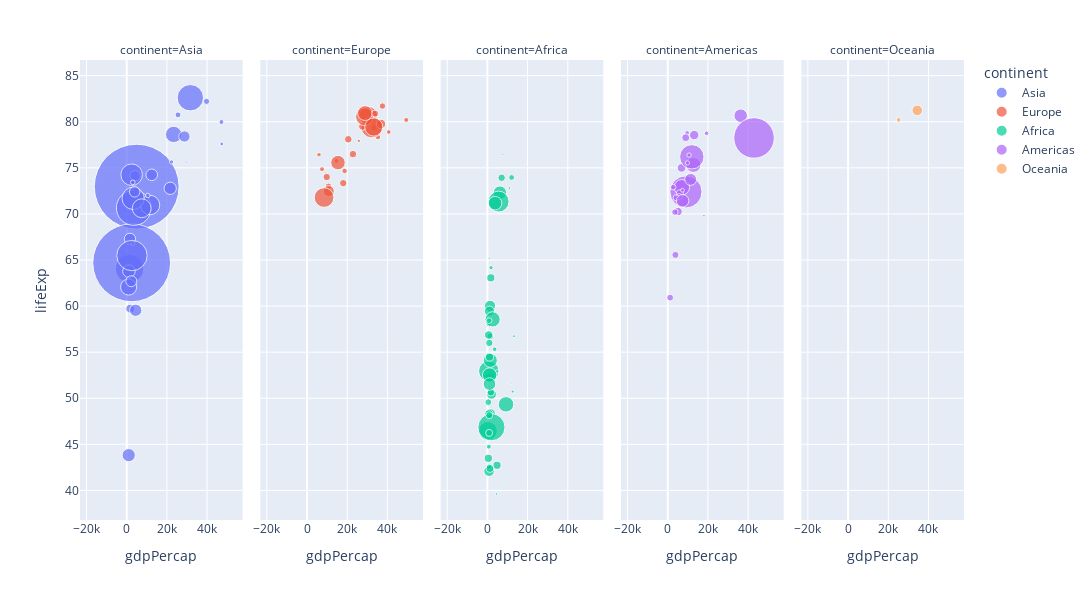

The cell this chart's notebook holds for it:
### Code cell
gm2007 = data_df.query("year==2007")
fig = px.scatter(gm2007,x='gdpPercap',y='lifeExp',color='continent',size='pop',size_max=60,hover_name='country',facet_col='continent',height=600,width=1200)
fig.show()

### Figure 1 — Plotly figure (JSON) as saved in the notebook; plotly's stock layout.template omitted (floating-point values rounded to 4 significant figures)
{"data": [{"hovertemplate": "<b>%{hovertext}</b><br><br>continent=Asia<br>gdpPercap=%{x}<br>lifeExp=%{y}<br>pop=%{marker.size}<extra></extra>", "hovertext": ["Afghanistan", "Bahrain", "Bangladesh", "Cambodia", "China", "Hong Kong, China", "India", "Indonesia", "Iran", "Iraq", "Israel", "Japan", "Jordan", "Korea, Dem. Rep.", "Korea, Rep.", "Kuwait", "Lebanon", "Malaysia", "Mongolia", "Myanmar", "Nepal", "Oman", "Pakistan", "Philippines", "Saudi Arabia", "Singapore", "Sri Lanka", "Syria", "Taiwan", "Thailand", "Vietnam", "West Bank and Gaza", "Yemen, Rep."], "legendgroup": "Asia", "marker": {"color": "#636efa", "size": [31889923, 708573, 150448339, 14131858, 1318683096, 6980412, 1110396331, 223547000, 69453570, 27499638, 6426679, 127467972, 6053193, 23301725, 49044790, 2505559, 3921278, 24821286, 2874127, 47761980, 28901790, 3204897, 169270617, 91077287, 27601038, 4553009, 20378239, 19314747, 23174294, 65068149, 85262356, 4018332, 22211743], "sizemode": "area", "sizeref": 366300.0, "symbol": "circle"}, "mode": "markers", "name": "Asia", "orientation": "v", "showlegend": true, "type": "scatter", "x": [974.6, 29800.0, 1391.0, 1714.0, 4959.0, 39720.0, 2452.0, 3541.0, 11610.0, 4471.0, 25520.0, 31660.0, 4519.0, 1593.0, 23350.0, 47310.0, 10460.0, 12450.0, 3096.0, 944, 1091.0, 22320.0, 2606.0, 3190.0, 21650.0, 47140.0, 3970.0, 4185.0, 28720.0, 7458.0, 2442.0, 3025.0, 2281.0], "xaxis": "x", "y": [43.83, 75.64, 64.06, 59.72, 72.96, 82.21, 64.7, 70.65, 70.96, 59.55, 80.75, 82.6, 72.53, 67.3, 78.62, 77.59, 71.99, 74.24, 66.8, 62.07, 63.78, 75.64, 65.48, 71.69, 72.78, 79.97, 72.4, 74.14, 78.4, 70.62, 74.25, 73.42, 62.7], "yaxis": "y"}, {"hovertemplate": "<b>%{hovertext}</b><br><br>continent=Europe<br>gdpPercap=%{x}<br>lifeExp=%{y}<br>pop=%{marker.size}<extra></extra>", "hovertext": ["Albania", "Austria", "Belgium", "Bosnia and Herzegovina", "Bulgaria", "Croatia", "Czech Republic", "Denmark", "Finland", "France", "Germany", "Greece", "Hungary", "Iceland", "Ireland", "Italy", "Montenegro", "Netherlands", "Norway", "Poland", "Portugal", "Romania", "Serbia", "Slovak Republic", "Slovenia", "Spain", "Sweden", "Switzerland", "Turkey", "United Kingdom"], "legendgroup": "Europe", "marker": {"color": "#EF553B", "size": [3600523, 8199783, 10392226, 4552198, 7322858, 4493312, 10228744, 5468120, 5238460, 61083916, 82400996, 10706290, 9956108, 301931, 4109086, 58147733, 684736, 16570613, 4627926, 38518241, 10642836, 22276056, 10150265, 5447502, 2009245, 40448191, 9031088, 7554661, 71158647, 60776238], "sizemode": "area", "sizeref": 366300.0, "symbol": "circle"}, "mode": "markers", "name": "Europe", "orientation": "v", "showlegend": true, "type": "scatter", "x": [5937.0, 36130.0, 33690.0, 7446.0, 10680.0, 14620.0, 22830.0, 35280.0, 33210.0, 30470.0, 32170.0, 27540.0, 18010.0, 36180.0, 40680.0, 28570.0, 9254.0, 36800.0, 49360.0, 15390.0, 20510.0, 10810.0, 9787.0, 18680.0, 25770.0, 28820.0, 33860.0, 37510.0, 8458.0, 33200.0], "xaxis": "x2", "y": [76.42, 79.83, 79.44, 74.85, 73.0, 75.75, 76.49, 78.33, 79.31, 80.66, 79.41, 79.48, 73.34, 81.76, 78.89, 80.55, 74.54, 79.76, 80.2, 75.56, 78.1, 72.48, 74.0, 74.66, 77.93, 80.94, 80.88, 81.7, 71.78, 79.42], "yaxis": "y2"}, {"hovertemplate": "<b>%{hovertext}</b><br><br>continent=Africa<br>gdpPercap=%{x}<br>lifeExp=%{y}<br>pop=%{marker.size}<extra></extra>", "hovertext": ["Algeria", "Angola", "Benin", "Botswana", "Burkina Faso", "Burundi", "Cameroon", "Central African Republic", "Chad", "Comoros", "Congo, Dem. Rep.", "Congo, Rep.", "Cote d'Ivoire", "Djibouti", "Egypt", "Equatorial Guinea", "Eritrea", "Ethiopia", "Gabon", "Gambia", "Ghana", "Guinea", "Guinea-Bissau", "Kenya", "Lesotho", "Liberia", "Libya", "Madagascar", "Malawi", "Mali", "Mauritania", "Mauritius", "Morocco", "Mozambique", "Namibia", "Niger", "Nigeria", "Reunion", "Rwanda", "Sao Tome and Principe", "Senegal", "Sierra Leone", "Somalia", "South Africa", "Sudan", "Swaziland", "Tanzania", "Togo", "Tunisia", "Uganda", "Zambia", "Zimbabwe"], "legendgroup": "Africa", "marker": {"color": "#00cc96", "size": [33333216, 12420476, 8078314, 1639131, 14326203, 8390505, 17696293, 4369038, 10238807, 710960, 64606759, 3800610, 18013409, 496374, 80264543, 551201, 4906585, 76511887, 1454867, 1688359, 22873338, 9947814, 1472041, 35610177, 2012649, 3193942, 6036914, 19167654, 13327079, 12031795, 3270065, 1250882, 33757175, 19951656, 2055080, 12894865, 135031164, 798094, 8860588, 199579, 12267493, 6144562, 9118773, 43997828, 42292929, 1133066, 38139640, 5701579, 10276158, 29170398, 11746035, 12311143], "sizemode": "area", "sizeref": 366300.0, "symbol": "circle"}, "mode": "markers", "name": "Africa", "orientation": "v", "showlegend": true, "type": "scatter", "x": [6223.0, 4797.0, 1441.0, 12570.0, 1217.0, 430.1, 2042.0, 706.0, 1704.0, 986.1, 277.6, 3633.0, 1545.0, 2082.0, 5581.0, 12150.0, 641.4, 690.8, 13210.0, 752.7, 1328.0, 942.7, 579.2, 1463.0, 1569.0, 414.5, 12060.0, 1045.0, 759.3, 1043.0, 1803.0, 10960.0, 3820.0, 823.7, 4811.0, 619.7, 2014.0, 7670.0, 863.1, 1598.0, 1712.0, 862.5, 926.1, 9270.0, 2602.0, 4513.0, 1107.0, 883.0, 7093.0, 1056.0, 1271.0, 469.7], "xaxis": "x3", "y": [72.3, 42.73, 56.73, 50.73, 52.3, 49.58, 50.43, 44.74, 50.65, 65.15, 46.46, 55.32, 48.33, 54.79, 71.34, 51.58, 58.04, 52.95, 56.73, 59.45, 60.02, 56.01, 46.39, 54.11, 42.59, 45.68, 73.95, 59.44, 48.3, 54.47, 64.16, 72.8, 71.16, 42.08, 52.91, 56.87, 46.86, 76.44, 46.24, 65.53, 63.06, 42.57, 48.16, 49.34, 58.56, 39.61, 52.52, 58.42, 73.92, 51.54, 42.38, 43.49], "yaxis": "y3"}, {"hovertemplate": "<b>%{hovertext}</b><br><br>continent=Americas<br>gdpPercap=%{x}<br>lifeExp=%{y}<br>pop=%{marker.size}<extra></extra>", "hovertext": ["Argentina", "Bolivia", "Brazil", "Canada", "Chile", "Colombia", "Costa Rica", "Cuba", "Dominican Republic", "Ecuador", "El Salvador", "Guatemala", "Haiti", "Honduras", "Jamaica", "Mexico", "Nicaragua", "Panama", "Paraguay", "Peru", "Puerto Rico", "Trinidad and Tobago", "United States", "Uruguay", "Venezuela"], "legendgroup": "Americas", "marker": {"color": "#ab63fa", "size": [40301927, 9119152, 190010647, 33390141, 16284741, 44227550, 4133884, 11416987, 9319622, 13755680, 6939688, 12572928, 8502814, 7483763, 2780132, 108700891, 5675356, 3242173, 6667147, 28674757, 3942491, 1056608, 301139947, 3447496, 26084662], "sizemode": "area", "sizeref": 366300.0, "symbol": "circle"}, "mode": "markers", "name": "Americas", "orientation": "v", "showlegend": true, "type": "scatter", "x": [12780.0, 3822.0, 9066.0, 36320.0, 13170.0, 7007.0, 9645.0, 8948.0, 6025.0, 6873.0, 5728.0, 5186.0, 1202.0, 3548.0, 7321.0, 11980.0, 2749.0, 9809.0, 4173.0, 7409.0, 19330.0, 18010.0, 42950.0, 10610.0, 11420.0], "xaxis": "x4", "y": [75.32, 65.55, 72.39, 80.65, 78.55, 72.89, 78.78, 78.27, 72.23, 74.99, 71.88, 70.26, 60.92, 70.2, 72.57, 76.19, 72.9, 75.54, 71.75, 71.42, 78.75, 69.82, 78.24, 76.38, 73.75], "yaxis": "y4"}, {"hovertemplate": "<b>%{hovertext}</b><br><br>continent=Oceania<br>gdpPercap=%{x}<br>lifeExp=%{y}<br>pop=%{marker.size}<extra></extra>", "hovertext": ["Australia", "New Zealand"], "legendgroup": "Oceania", "marker": {"color": "#FFA15A", "size": [20434176, 4115771], "sizemode": "area", "sizeref": 366300.0, "symbol": "circle"}, "mode": "markers", "name": "Oceania", "orientation": "v", "showlegend": true, "type": "scatter", "x": [34440.0, 25190.0], "xaxis": "x5", "y": [81.23, 80.2], "yaxis": "y5"}], "layout": {"annotations": [{"font": {}, "showarrow": false, "text": "continent=Asia", "x": 0.092, "xanchor": "center", "xref": "paper", "y": 1, "yanchor": "bottom", "yref": "paper"}, {"font": {}, "showarrow": false, "text": "continent=Europe", "x": 0.296, "xanchor": "center", "xref": "paper", "y": 1, "yanchor": "bottom", "yref": "paper"}, {"font": {}, "showarrow": false, "text": "continent=Africa", "x": 0.5, "xanchor": "center", "xref": "paper", "y": 1, "yanchor": "bottom", "yref": "paper"}, {"font": {}, "showarrow": false, "text": "continent=Americas", "x": 0.704, "xanchor": "center", "xref": "paper", "y": 1, "yanchor": "bottom", "yref": "paper"}, {"font": {}, "showarrow": false, "text": "continent=Oceania", "x": 0.908, "xanchor": "center", "xref": "paper", "y": 1, "yanchor": "bottom", "yref": "paper"}], "height": 600, "legend": {"itemsizing": "constant", "title": {"text": "continent"}, "tracegroupgap": 0}, "margin": {"t": 60}, "width": 1200, "xaxis": {"anchor": "y", "domain": [0, 0.184], "title": {"text": "gdpPercap"}}, "xaxis2": {"anchor": "y2", "domain": [0.204, 0.388], "matches": "x", "title": {"text": "gdpPercap"}}, "xaxis3": {"anchor": "y3", "domain": [0.408, 0.592], "matches": "x", "title": {"text": "gdpPercap"}}, "xaxis4": {"anchor": "y4", "domain": [0.612, 0.796], "matches": "x", "title": {"text": "gdpPercap"}}, "xaxis5": {"anchor": "y5", "domain": [0.816, 1], "matches": "x", "title": {"text": "gdpPercap"}}, "yaxis": {"anchor": "x", "domain": [0, 1], "title": {"text": "lifeExp"}}, "yaxis2": {"anchor": "x2", "domain": [0, 1], "matches": "y", "showticklabels": false}, "yaxis3": {"anchor": "x3", "domain": [0, 1], "matches": "y", "showticklabels": false}, "yaxis4": {"anchor": "x4", "domain": [0, 1], "matches": "y", "showticklabels": false}, "yaxis5": {"anchor": "x5", "domain": [0, 1], "matches": "y", "showticklabels": false}}}
